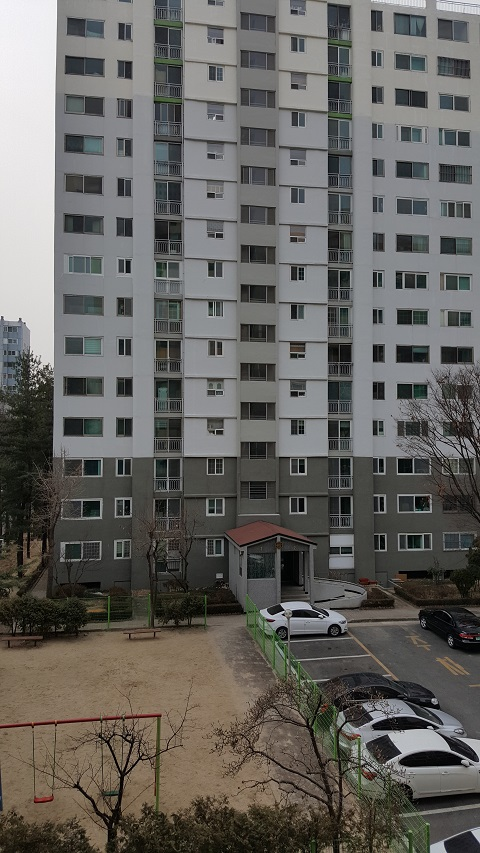
#> input picture opencv_test/data/apartment.jpg, 480 x 853 px
$ python a29_HoughlinesP.py
#> lines starting #> are read from the running program, lines starting #| are printed output that depends on the picture; after the words box and inside, x2 and y2 are one past the last pixel; in counts of white or black regions, pixels touching at a corner belong together
from pathlib import Path

import cv2
import numpy as np


def main():
    file_path = Path(__file__).parent
    file_path = str(file_path / "data/apartment.jpg")
    img: np.ndarray = cv2.imread(file_path, cv2.IMREAD_GRAYSCALE)  # type: ignore
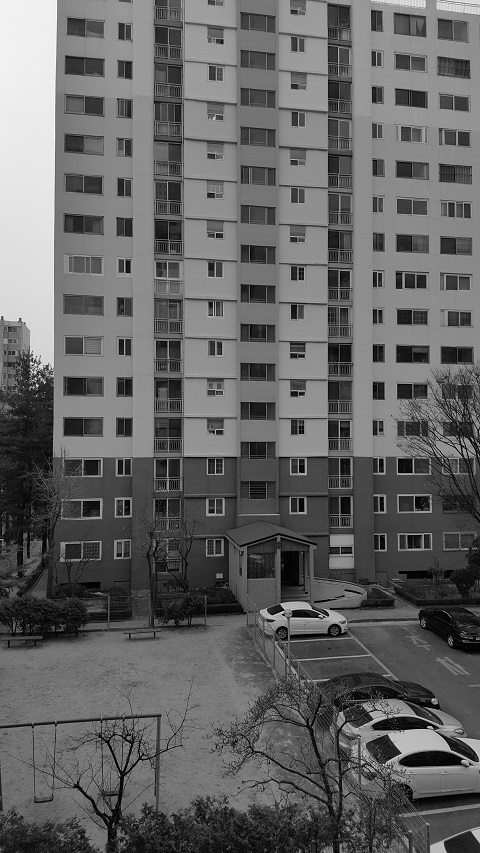
#> img: shape (853, 480); min 0, max 252, mean 99.7
    edges = cv2.Canny(img, 50, 200)
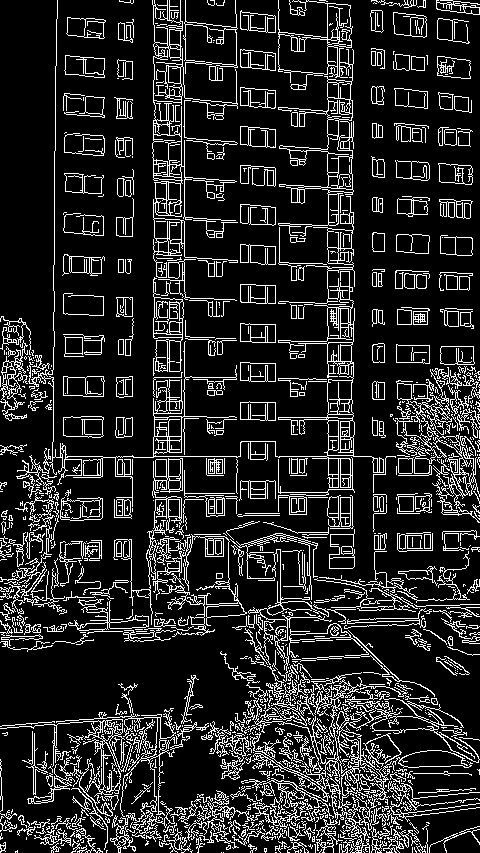
#> edges: shape (853, 480); 15.1% white in thin lines or dots
    lines: np.ndarray = cv2.HoughLinesP(edges, rho=1, theta=np.pi / 180.0, threshold=100)  # type: ignore
    for line in lines:
        x1, y1, x2, y2 = line[0]
        cv2.line(img, (x1, y1), (x2, y2), (255), 1)
#> this loop made 7298 passes
#> (x1, y1, x2, y2) on passes 1 to 3: (338, 251, 338, 232), (340, 696, 340, 693), (327, 401, 327, 383)
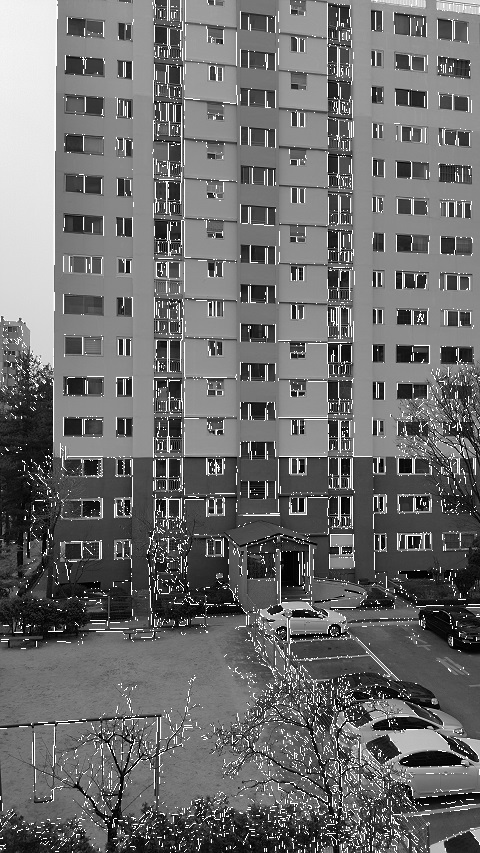
#> img: shape (853, 480); 5.54% of pixels changed, all inside (x1, y1, x2, y2) = (0, 0, 480, 853)
    cv2.imshow("canny", edges)
    cv2.imshow("img", img)
    cv2.waitKey()
    cv2.destroyAllWindows()


if __name__ == "__main__":
    main()
